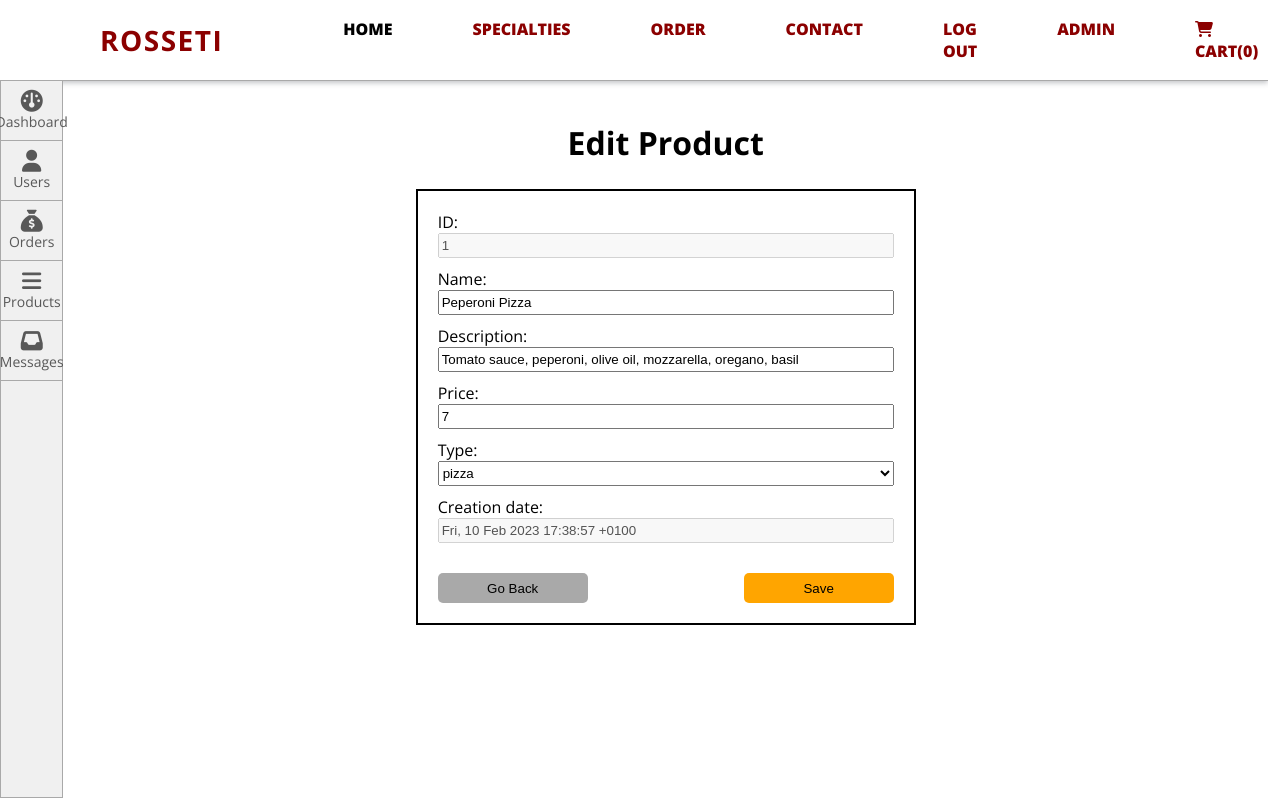
/admin.php?page=products&edit=1 (signed in), run on the app's committed database.
### tables this page shows
CREATE TABLE `products` (
  `id` int(11) NOT NULL,
  `name` varchar(30) NOT NULL,
  `description` varchar(150) NOT NULL,
  `type` varchar(10) NOT NULL,
  `price` int(100) NOT NULL,
  `image` varchar(150) NOT NULL,
  `creationdate` varchar(40) NOT NULL
);

### classes/dbCon.php (called while the page is built)
<?php
class dbCon{
private $con = null;
private $servername = "localhost";
private $db = "pizza";
private $username = "root";
private $password = "";
public function connectDB(){
	try{
		$this->con = new PDO("mysql:host=$this->servername;dbname=$this->db", $this->username, $this->password);
		$this->con->setAttribute(PDO::ATTR_ERRMODE, PDO::ERRMODE_EXCEPTION);
		$this->con->setAttribute(PDO::FETCH_BOUND, PDO::FETCH_BOTH);
	}
	catch(PDOException $e){
		die("Lidhja deshtoi: ".$e->getMessage());
	}
	return $this->con;
  }
}
?>

### classes/productModel.php (called while the page is built, shortened)
<?php
include_once ('dbCon.php');
class Product extends dbCon{
    private $id;
    private $name;
    private $description;
    private $type;
    private $price;
    private $creationdate;
    public function __construct($name='', $desc='', $type='', $price='', $image=''){
        $this->name = $name;
        $this->description = $desc;
        $this->type = $type;
        $this->price = $price;
        $this->dbCon=$this->connectDB();
    }
	public function getId(){
		return $this->id;
	}
    public function getName(){
		return $this->name;
	}
	public function getDescription(){
		return $this->description;
	}
	public function getType(){
		return $this->type;
	}
	public function getPrice(){
		return $this->price;
	}
	public function getCreationdate(){
		return $this->creationdate;
	}
    public function selectProduct($id){
        $sql = "SELECT * FROM products WHERE id=?";
		try{
			$stm = $this->dbCon->prepare($sql);
			$stm->execute([$id]);
			$result = $stm->fetchObject();
			$this->id = $result->id;
            $this->name = $result->name;
			$this->description = $result->description;
			$this->type = $result->type;
			$this->price = $result->price;
            $this->creationdate = $result->creationdate;
		}
		catch(PDOExecption $e){
			echo $e;
		}
    }
}
?>

### admin/products/edit.php (the view, shortened to what this page needs)
<?php
if(isset($_SESSION['username']) && $_SESSION['role'] == "admin"){
	$id = $product->getId();
	$name = $product->getName();
	$description = $product->getDescription();
	$price = $product->getPrice();
	$creationdate = $product->getCreationdate();
	$type = $product->getType();
?>
<h1>Edit Product</h1>
   <form method="post" id="editform">
   <label>ID: </label><input class="formI" type="number" value="<?php echo $id ?>" name="id" disabled/>
   <label>Name: </label><input class="formI" type="text" value="<?php echo $name?>" name="name"/>
   <label>Description: </label><input class="formI" type="text" value="<?php echo $description?>" name="description"/>
   <label>Price: </label><input class="formI" type="number" value="<?php echo $price?>" name="price"/>
   <label>Type: </label>
   <select class="formI" name="type">
     <option hidden value="<?=$type?>" selected><?=$type?></option>
   </select>
   <label>Creation date: </label><input class="formI" type="text" value="<?php echo $creationdate?>" disabled/>
   <div id="formbuttons">
   <a href="?page=products"><input class="formB" type="button" value="Go Back"></a>
   <input class="formB" type="submit" name="saveproduct" value="Save">
   </div>
   </form>
<?php
}
?>

### css/style.css (style rules this page uses)
* { margin: 0; }

### css/adminp.css (style rules this page uses)
* { box-sizing: border-box; }
a { text-decoration: none; }
#editform { border: 2px solid black; padding: 20px; margin-top: 25px; width: 500px; }
.formI { margin-bottom: 10px; height: 25px; width: 100%; }
#formbuttons { margin-top: 20px; display: flex; justify-content: space-between; }
.formB { cursor: pointer; background-color: orange; border: 0; border-radius: 5px; height: 30px; width: 150px; }
.formB:first-child { background-color: #A9A9A9; }

### data on the page
products: id "1", name "Peperoni Pizza", description "Tomato sauce, peperoni, olive oil, mozzarella, oregano, basil", price "7", type "pizza", creationdate "Fri, 10 Feb 2023 17:38:57 +0100"

### other printed values
$cartCount "0"
